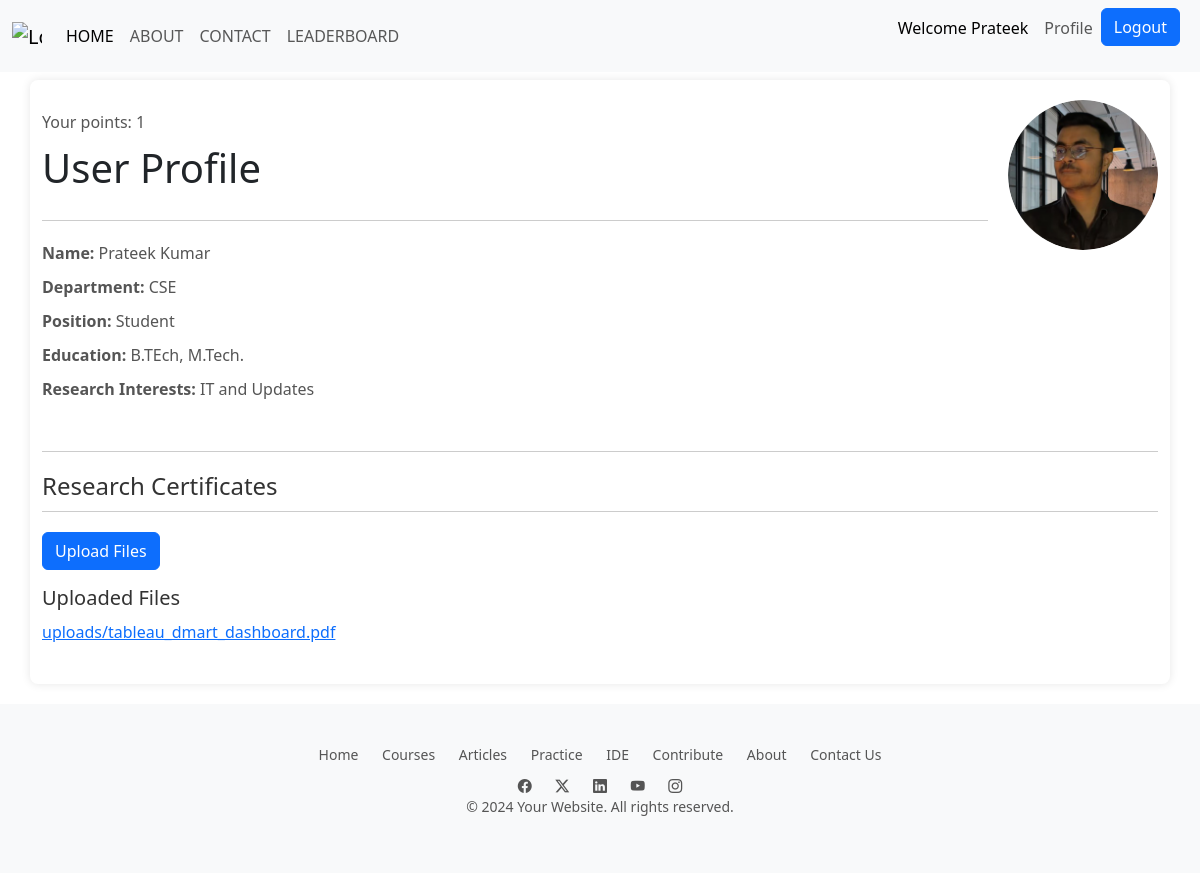
Page /profile (signed in) on the committed database.
### RPMS/models.py (models this page shows, shortened)
class UserProfile(models.Model):
    user = models.OneToOneField(User, on_delete=models.CASCADE)
    name = models.CharField(max_length=100, default=True)
    department = models.CharField(max_length=100, default=True)
    position = models.CharField(max_length=100, default=True)
    education = models.CharField(max_length=100, default=True)
    research_interests = models.CharField(max_length=255, default=True)
    profile_photo = models.ImageField(upload_to='profile_photo/', blank=True, null=True)
    points = models.IntegerField(default=0)

class UploadedFile(models.Model):
    user = models.ForeignKey(User, on_delete=models.CASCADE)
    file = models.FileField(upload_to='uploads/')
    uploaded_at = models.DateTimeField(auto_now_add=True)

### RPMS/views.py (the view)
# urls.py: path('profile', views.profile, name='profile'),
def profile(request):
    user = request.user
    profile = UserProfile.objects.get(user=user)
    uploaded_files = UploadedFile.objects.filter(user=request.user)
    return render(request, 'RPMS/profile.html', {'uploaded_files': uploaded_files, 'user': user, 'profile': profile})

### RPMS/templates/RPMS/profile.html (shortened to what this page needs)
<!DOCTYPE html>
<html lang="en">
<head>
    <link rel="stylesheet" href="https://cdnjs.cloudflare.com/ajax/libs/font-awesome/5.15.4/css/all.min.css">
</head>
<body>
    {% include 'RPMS/Navbar.html'%}
    <div class="container mt-2">
        <section class="profile">
            <div class="profile-image">
                {% if profile.profile_photo %}
                <img src="{{ profile.profile_photo.url }}" alt="Profile Photo">
                {% endif %}
            </div>
            <div class="profile-details">
                <p>Your points: {{ user.userprofile.points }}</p>
                <h1>User Profile</h1>
                <div class="divider"></div>
                <p><strong>Name:</strong> {{ profile.name }}</p>
                <p><strong>Department:</strong> {{ profile.department }}</p>
                <p><strong>Position:</strong> {{ profile.position }}</p>
                <p><strong>Education:</strong> {{ profile.education }}</p>
                <p><strong>Research Interests:</strong> {{ profile.research_interests }}</p>
            </div>
        </section>
        <section class="research-projects">
            <div class="divider"></div>
            <h2>Research Certificates</h2>
            <button class="btn btn-primary" onclick="window.location.href='/upload/'">Upload Files</button>
            <h3 class="mt-3">Uploaded Files</h3>
            <ul>
                {% for file in uploaded_files %}
                <li><a href="{{ file.file.url }}" target="_blank">{{ file.file.name }}</a></li>
                {% endfor %}
            </ul>
        </section>
    </div>
    <footer class="bottom">
        {% include 'RPMS/footer.html'%}
    </footer>
</body>
</html>

### RPMS/templates/RPMS/navbar.html (shortened to what this page needs)
<!DOCTYPE html>
<html lang="en">
<head>
    <link href="https://cdn.jsdelivr.net/npm/bootstrap@5.3.2/dist/css/bootstrap.min.css" rel="stylesheet">
</head>
<body>
    <nav class="navbar navbar-expand-lg bg-body-tertiary">
        <div class="container-fluid">
            <a class="navbar-brand" href="#">
                <img src="https://i.ibb.co/0yHxBzx/logo.png" alt="Logo" width="30" height="24" class="d-inline-block align-text-top"></a>
            <div class="collapse navbar-collapse" id="navbarSupportedContent">
                <ul class="navbar-nav me-auto mb-2 mb-lg-0">
                    <li class="nav-item">
                        <a class="nav-link active" aria-current="page" href="/">HOME</a>
                    </li>
                    <li class="nav-item">
                        <a class="nav-link" href="/aboutus">ABOUT</a>
                    </li>
                    <li class="nav-item">
                        <a class="nav-link" href="/contact">CONTACT</a>
                    </li>
                    <li class="nav-item">
                        <a class="nav-link" href="/leaderboard">LEADERBOARD</a>
                    </li>
                </ul>
                {% if user.is_authenticated %}
                <ul class="navbar-nav me-2 mb-2 mb-lg-0">
                    <li class="nav-item">
                        <p class="nav-link" style="color: black;">Welcome {{ user.username }}</p>
                    </li>
                    <li class="nav-item">
                        <a class="nav-link" href="{% url 'profile' %}">Profile</a>
                    </li>
                    <li class="nav-item">
                        <a class="btn btn-primary" href="{% url 'logoutuser' %}">Logout</a>
                    </li>
                </ul>
                {% endif %}
            </div>
        </div>
    </nav>
</body>
</html>

### RPMS/templates/RPMS/profile.html (style rules this page uses)
* { box-sizing: border-box; margin: 0; padding: 0; }
body { font-family: Arial, sans-serif; background-color: #f7f7f7; }
.container { max-width: 800px; margin: 0 auto; background-color: #fff; border-radius: 8px; box-shadow: 0 0 10px rgba(0, 0, 0, 0.1); padding: 20px; overflow: hidden; }
.profile { overflow: hidden; }
.profile-image { float: right; margin-left: 20px; border-radius: 50%; overflow: hidden; width: 150px; height: 150px; }
.profile-image img { width: 100%; height: 100%; object-fit: cover; }
.profile-details { overflow: hidden; }
.profile-details p { margin: 10px 0; font-size: 16px; color: #555; }
.divider { border-bottom: 1px solid #ccc; margin-bottom: 20px; padding-bottom: 20px; }
.research-projects { margin-top: 20px; }
.research-projects h2 { font-size: 24px; color: #333; margin-bottom: 20px; border-bottom: 1px solid #ccc; padding-bottom: 10px; }
.research-projects ul { padding: 0; }
.research-projects li { list-style: none; margin-bottom: 20px; }
.research-projects h3 { font-size: 20px; color: #333; margin-bottom: 10px; }
.bottom { margin-top: 20px; text-align: center; color: #666; }

### RPMS/templates/RPMS/footer.html (style rules this page uses)
footer { background-color: #f8f9fa; padding: 20px 0; text-align: center; font-size: 14px; color: #555; }

### rows in the picture
UserProfile: profile_photo (picture), name "Prateek Kumar", department "CSE", position "Student", education "B.TEch, M.Tech.", research_interests "IT and Updates"
UploadedFile: file.name "uploads/tableau_dmart_dashboard.pdf"

### other values in the picture
{{ user.username }} "Prateek"
{{ user.userprofile.points }} "1"
